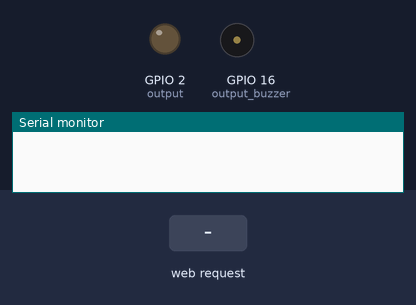
This sketch was run on a simulated ESP8266 (NodeMCU). Shown: output pins drawn as LEDs (lit = HIGH), buzzer (waves = sounding, pin HIGH), the last lines printed to the serial monitor. Inputs (shaded band) come from the test bench. WiFi joins after 1.5 s; servers stay silent unless stated.

Above: at 0.1 s.
At 3.2 s:
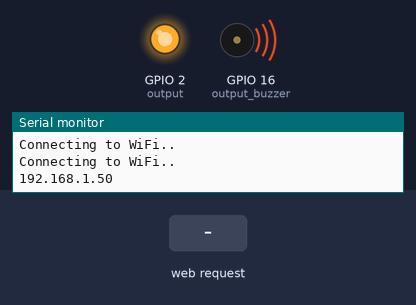
3.3 s: HTTP request GET /slider received
Timing chart, 0 to 6.3 s (numbered marks = the images above; inputs shaded):
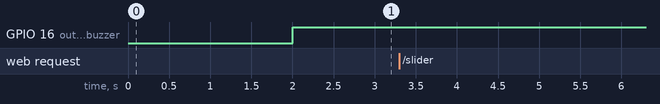

The sketch:

Machine_Sensor.ino
```cpp
#include <ESP8266WiFi.h>
#include <ESPAsyncWebServer.h>
#include <ESPAsyncTCP.h>

// Replace with your network credentials
const char* ssid = "POCO X3 NFC";
const char* password = "YOUR_PASSWORD";

const int output = 2;
const int output_buzzer = 16;

String sliderValue = "0";

const char* PARAM_INPUT = "value";

// Create AsyncWebServer object on port 80
AsyncWebServer server(80);

const char index_html[] PROGMEM = R"rawliteral(
<!DOCTYPE HTML><html>
<head>
  <meta name="viewport" content="width=device-width, initial-scale=1">
  <title> Question 8 Web Server</title>
  <style>
    html {font-family: Arial; display: inline-block; text-align: center;}
    h2 {font-size: 3.1rem;}
    p {font-size: 2.1rem;}
    body {max-width: 400px; margin:0px auto; padding-bottom: 25px;}
    .slider { -webkit-appearance: none; margin: 14px; width: 360px; height: 25px; background: #FFD65C;
      outline: none; -webkit-transition: .2s; transition: opacity .2s;}
    .slider::-webkit-slider-thumb {-webkit-appearance: none; appearance: none; width: 35px; height: 35px; background: #003249; cursor: pointer;}
    .slider::-moz-range-thumb { width: 35px; height: 35px; background: #003249; cursor: pointer; }
  </style>
</head>
<body>
  <h2> Question 8 Web Server</h2>
  <p><span id="textSliderValue">%SLIDERVALUE%</span></p>
  <p><input type="range" onchange="updateSliderPWM(this)" id="pwmSlider" min="0" max="900" value="%SLIDERVALUE%" step="1" class="slider"></p>
<script>
function updateSliderPWM(element) {
  var sliderValue = document.getElementById("pwmSlider").value;
  document.getElementById("textSliderValue").innerHTML = sliderValue;
  console.log(sliderValue);
  var xhr = new XMLHttpRequest();
  xhr.open("GET", "/slider?value="+sliderValue, true);
  xhr.send();
}
</script>
</body>
</html>
)rawliteral";

// Replaces placeholder with button section in your web page
String processor(const String& var){
  //Serial.println(var);
  if (var == "SLIDERVALUE"){
    return sliderValue;
  }
  return String();
}

void setup(){
  pinMode(output, OUTPUT);
  pinMode(output_buzzer, OUTPUT);
  // Serial port for debugging purposes
  Serial.begin(115200);

  // Connect to Wi-Fi
  WiFi.begin(ssid, password);
  while (WiFi.status() != WL_CONNECTED) {
    delay(1000);
    Serial.println("Connecting to WiFi..");
  }

  // Print ESP Local IP Address
  Serial.println(WiFi.localIP());

  // Route for root / web page
  server.on("/", HTTP_GET, [](AsyncWebServerRequest *request){
    request->send_P(200, "text/html", index_html, processor);
  });

  // Send a GET request to <ESP_IP>/slider?value=<inputMessage>
  server.on("/slider", HTTP_GET, [] (AsyncWebServerRequest *request) {
    String inputMessage;
    // GET input1 value on <ESP_IP>/slider?value=<inputMessage>
    if (request->hasParam(PARAM_INPUT)) {
      inputMessage = request->getParam(PARAM_INPUT)->value();
      sliderValue = inputMessage;
      analogWrite(output, sliderValue.toInt());
    }
    else {
      inputMessage = "No message sent";
    }
    Serial.println(inputMessage);
    request->send(200, "text/plain", "OK");
  });

  // Start server
  server.begin();
}

void loop() {

  if (sliderValue.toInt() < 300 ){  // change the amount with your arbitrary value
    digitalWrite(output, HIGH);
    digitalWrite(output_buzzer, HIGH);
    delay(1000);
  } else {
    digitalWrite(output, LOW);
    digitalWrite(output_buzzer, LOW);
    delay(1000);
  }

}
```
